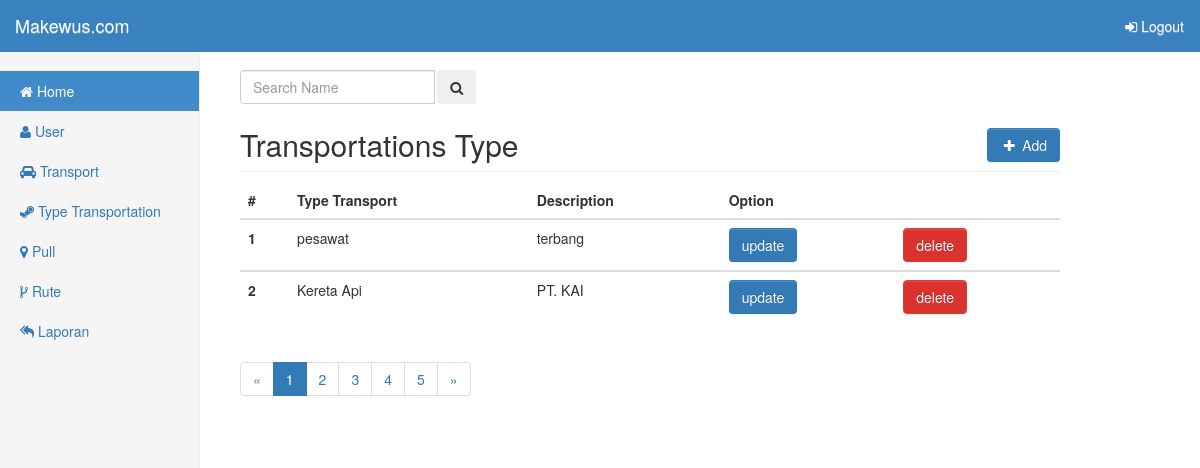
The page /index.php?page=tipe_trans/index (signed in) on the database its author committed.
### tables this page shows
CREATE TABLE IF NOT EXISTS `transport_type` (
  `id` int(11) NOT NULL,
  `name` varchar(255) NOT NULL,
  `description` varchar(255) NOT NULL
);

### lib/query.php (called while the page is built, shortened)
<?php
class Query
{
	private $db;
	public function __construct()
	{
		try {
			$this->db = new PDO("mysql:host=localhost;dbname=tickets","root","");
			$this->db->setAttribute(PDO::ATTR_ERRMODE,PDO::ERRMODE_EXCEPTION);
		} catch (PDOException $e) {
			die($e->getMessage());
		}
		return $this->db;
	}
	public function select($tab,$value='*')
	{
		try {
			$data = $this->db->prepare("SELECT $value FROM $tab");
			$data->execute();
		} catch (PDOException $e) {
			die($e->getMessage());
		}
		return $data;
	}
}
$base = new Query();
 ?>

### pages/tipe_trans/index.php (the view, shortened to what this page needs)
<div class="col-md-9 col-sm-offset-2 col-md-10 col-md-ofset-2 main">
	<div class="table-responsive">
		<div>
			<form class="" method="post" action="index.php?page=tipe_trans/index">
				<div class="input-group src">
					<input type="text" name="search" class="form-control col-md-4" placeholder="Search Name ">
					<span class="input-group-btn"></span>
					<button class="batn" type="submit"><i class="fa fa-search"></i></button>
				</div>
			</form>
		</div>
		<h2 class="sub-header">Transportations Type<a class="btn btn-primary pull-right" href="index.php?page=tipe_trans/insert"><i class="fa fa-fw fa-plus"></i> Add</a></h2>
		<table class="table table-hover table-stiped">
			<thead>
				<tr>
					<th scope="col">#</th>
					<th scope="col">Type Transport</th>
					<th scope="col">Description</th>
					<th scope="col" colspan="2">Option</th>
				</tr>
			</thead>
			<?php
			$post = $base->sant(INPUT_POST);
			if ($post!="") {
				extract($post);
				$res = $base->select("transport_type WHERE name LIKE '%$search%'");
			}else{
				$res = $base->select("transport_type");
			}
			$no=1;
			while ($data = $res->fetch()) {
				?>
				<tbody>
					<tr>
						<th scope="row"><?=$no?></th>
						<td><?=$data["name"]?></td>
						<td><?=$data['description']?></td>
						<td><a href="index.php?page=tipe_trans/update&id=<?=$data['id']?>" class="btn btn-primary">update</a></td>
						<td><a href="pages/tipe_trans/machine.php?action=del&id=<?=$data['id']?>" class="btn btn-danger">delete</a></td>
					</tr>
				</tbody>
				<?php
				$no++;
			}
			?>
		</table>
		<nav>
			<ul class="pagination">
				<li class="disabled"><a href="#" aria-label="Previous"><span aria-hidden="true">«</span></a></li>
				<li class="active"><a href="#">1 <span class="sr-only">(current)</span></a></li>
				<li><a href="#">2</a></li>
				<li><a href="#">3</a></li>
				<li><a href="#">4</a></li>
				<li><a href="#">5</a></li>
				<li><a href="#" aria-label="Next"><span aria-hidden="true">»</span></a></li>
			</ul>
		</nav>
</div>
</div>

### rows shown on the page
transport_type: name "pesawat", description "terbang"
transport_type: name "Kereta Api", description "PT. KAI"
